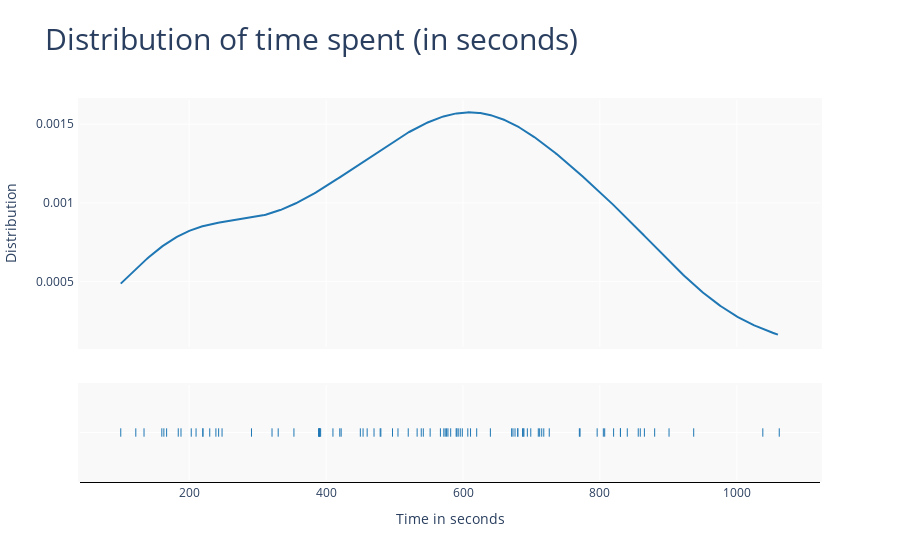

Notebook source saved alongside this figure:
### Code cell
time_takens = sum([list(map(lambda v: v.total_seconds(), value)) for value in content.values()], [])
data = []
for time_taken in time_takens:
    for seconds in range(0, 2000, 60)[1:]:
        if time_taken < seconds:
            data.append(seconds)
            break

fig = ff.create_distplot([time_takens], ['Time in seconds'], show_hist=False, curve_type='kde')
fig.update_layout({
        "showlegend": False,
        "title": "Distribution of time spent (in seconds)",
        "title_font_size": 30,
        "plot_bgcolor": "rgba(236, 236, 236, 0.3)",
        "xaxis": {
            "title": "Time in seconds",
            "linecolor": "#000",
            "linewidth": 1,
        },
        "yaxis": {
            "title": "Distribution",
            "ticksuffix": "  "
        },
        "width":825,
        "margin":{
            "b":80,
            "l":80,
            "r":80,
            "t":100,
            "pad":2
       }})
fig.show()
print(fig.to_json())

### Figure 1 — Plotly figure (JSON) as saved in the notebook; plotly's stock layout.template omitted (floating-point values rounded to 4 significant figures; data arrays with more than 128 entries replaced by an {"elided": "..."} marker saying what was removed)
{"data": [{"legendgroup": "Time in seconds", "marker": {"color": "rgb(31, 119, 180)"}, "mode": "lines", "name": "Time in seconds", "showlegend": true, "type": "scatter", "x": {"elided": "500 float values"}, "xaxis": "x", "y": {"elided": "500 float values"}, "yaxis": "y"}, {"legendgroup": "Time in seconds", "marker": {"color": "rgb(31, 119, 180)", "symbol": "line-ns-open"}, "mode": "markers", "name": "Time in seconds", "showlegend": false, "type": "scatter", "x": [184, 122, 321, 607, 937, 710, 620, 805, 830, 539, 596, 593, 807, 687, 591, 391, 552, 291, 726, 160, 248, 611, 134, 865, 542, 100, 203, 330, 167, 163, 353, 479, 599, 576, 673, 676, 390, 856, 640, 422, 243, 830, 392, 188, 410, 671, 689, 220, 390, 505, 694, 470, 578, 770, 389, 699, 480, 239, 533, 820, 210, 420, 712, 840, 590, 880, 859, 582, 688, 567, 680, 771, 680, 454, 450, 460, 796, 220, 572, 390, 230, 715, 574, 497, 1038, 520, 901, 1062, 718], "xaxis": "x", "y": ["Time in seconds", "Time in seconds", "Time in seconds", "Time in seconds", "Time in seconds", "Time in seconds", "Time in seconds", "Time in seconds", "Time in seconds", "Time in seconds", "Time in seconds", "Time in seconds", "Time in seconds", "Time in seconds", "Time in seconds", "Time in seconds", "Time in seconds", "Time in seconds", "Time in seconds", "Time in seconds", "Time in seconds", "Time in seconds", "Time in seconds", "Time in seconds", "Time in seconds", "Time in seconds", "Time in seconds", "Time in seconds", "Time in seconds", "Time in seconds", "Time in seconds", "Time in seconds", "Time in seconds", "Time in seconds", "Time in seconds", "Time in seconds", "Time in seconds", "Time in seconds", "Time in seconds", "Time in seconds", "Time in seconds", "Time in seconds", "Time in seconds", "Time in seconds", "Time in seconds", "Time in seconds", "Time in seconds", "Time in seconds", "Time in seconds", "Time in seconds", "Time in seconds", "Time in seconds", "Time in seconds", "Time in seconds", "Time in seconds", "Time in seconds", "Time in seconds", "Time in seconds", "Time in seconds", "Time in seconds", "Time in seconds", "Time in seconds", "Time in seconds", "Time in seconds", "Time in seconds", "Time in seconds", "Time in seconds", "Time in seconds", "Time in seconds", "Time in seconds", "Time in seconds", "Time in seconds", "Time in seconds", "Time in seconds", "Time in seconds", "Time in seconds", "Time in seconds", "Time in seconds", "Time in seconds", "Time in seconds", "Time in seconds", "Time in seconds", "Time in seconds", "Time in seconds", "Time in seconds", "Time in seconds", "Time in seconds", "Time in seconds", "Time in seconds"], "yaxis": "y2"}], "layout": {"autosize": true, "barmode": "overlay", "hovermode": "closest", "legend": {"traceorder": "reversed"}, "margin": {"b": 80, "l": 80, "pad": 2, "r": 80, "t": 100}, "plot_bgcolor": "rgba(236, 236, 236, 0.3)", "showlegend": false, "title": {"font": {"size": 30}, "text": "Distribution of time spent (in seconds)"}, "xaxis": {"anchor": "y2", "autorange": true, "domain": [0, 1], "linecolor": "#000", "linewidth": 1, "range": [41.69, 1120.0], "title": {"text": "Time in seconds"}, "type": "linear", "zeroline": false}, "yaxis": {"anchor": "free", "autorange": true, "domain": [0.35, 1], "position": 0, "range": [8.422e-05, 0.001654], "ticksuffix": "  ", "title": {"text": "Distribution"}, "type": "linear"}, "yaxis2": {"anchor": "x", "autorange": true, "domain": [0, 0.25], "dtick": 1, "range": [-1, 1], "showticklabels": false, "type": "category"}}}
